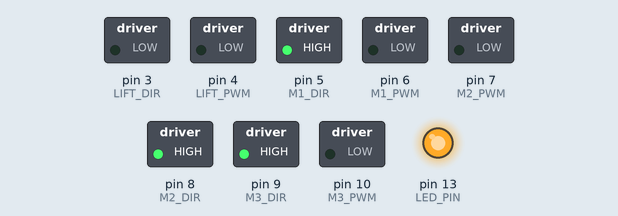
Simulated run of this program. Board: Arduino Uno, built with avr-gcc and run on an emulated ATmega328P. Shown: switched loads named in the program (green lamp = pin HIGH), output pins drawn as LEDs (lit = HIGH).

Above: at 1.1 s.
At 3.73 s:
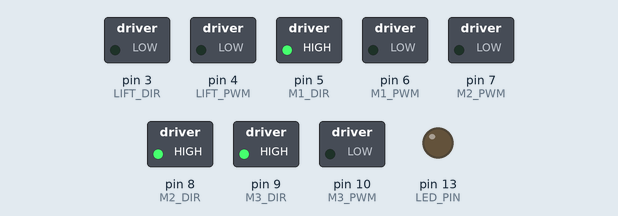
Timing chart, 0 to 4.0 s (numbered marks = the images above):
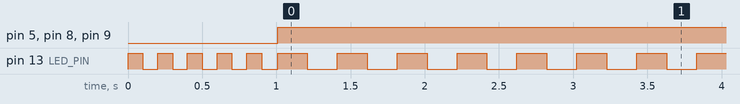

The program:

main.cpp
```cpp
/*
Huge thanks to those who have derived the kinematic conrrols for omni-directional robots. This hackpack comes with an optional educational reading that I highly reccomend: (Siradjuddin, Indrazno. "Kinematics and control a three wheeled omnidirectional mobile robot." Int. J. Electr. Electron. Eng 6.12 (2019): 1-6.) [https://www.internationaljournalssrg.org/IJEEE/2019/Volume6-Issue12/IJEEE-V6I12P101.pdf]

Amazingly the relationship of the wheel speeds of the robot to its overall speed vector is algebraically linear.  The formula also works for any relative wheel angle and can easily be expanded to include more wheels. This gives a mathematically deterministic way to get the robot from A to B defined by two translation variables and one rotation variable, a powerful tool.

Combining this with a gyroscope allows for a true field oriented drive-- where  joystick commands always will move the robot forwards relative to you, despite which way the robot is facing. For those of you willing to take on the challenge, this is a great hack to try!
*/
#include <Arduino.h>
#include "config.h"
#include "sbus.h"
#include "FrSkySBUS.h"

#define M1_DIR 5
#define M1_PWM 6
#define M2_DIR 8
#define M2_PWM 7
#define M3_DIR 9
#define M3_PWM 10

#define LIFT_DIR 3
#define LIFT_PWM 4

#define LED_PIN 13  // Built-in LED for status indication


//>>>>>>>>>>>>>>>>>>>>>>>>>> KEY ROBOT VARIABLES <<<<<<<<<<<<<<<<<<<<<<<<<<<<<<<
//SBUS Setup ----------------------------------------------------
// SBUS uses hardware Serial (D0 = RX, D1 = TX) with inverted signal
// IMPORTANT: Disconnect SBUS wire from D0 before uploading code!
bfs::SbusRx sbus_rx(&Serial);
SBUSManager rc;

// Channel mapping
#define CH_FORWARD_BACK  0  // Channel 1: Forward/Backward drive
#define CH_STRAFE        1  // Channel 2: Left/Right strafe
#define CH_ROTATE        2  // Channel 3: Rotate left/right
#define CH_LIFT          3  // Channel 4: Lift up/down

//Remote Commands ----------------------------------------------------
// remote command: drive vector (in velocities) {v_x, v_y, omega}
int vSpeed[3];
// remote command: for forklift, continuous control -100 to +100
int liftControl = 0;

//Robot Physical Parameters -------------------------------------
double angleWheel1 = 90.0;
double angleWheel2 = 210.0;
double angleWheel3 = 330.0;

// Equation puts wheel 1 facing forwards. This rotates the robot's "front" ccw.
double localAngle = 60.0;
//double gyroAngle;
// Radius of wheel center to robot center
double botRadius = 100.0;
// Radius of omniwheel
double wheelRadius = 35.0;

// stores each calculated wheel speed for a given commanded vector {w1, w2, w3}.
double wheelSpeeds[3];

// tuning paratmeter to get linearized motor speed.
double tune = 1;

// strafing timer variable for catching odd remote behavior
unsigned long lastStrafe = 0;

// Status LED variables
unsigned long lastLedBlink = 0;
bool ledState = false;
unsigned long sbusLastReceived = 0;


// pre-define FUNCTIONS ---------------------------------------------
void moveBot();
void getWheelSpeeds(float* wheelList);
void driveWheels(float* speeds, float maxSpeed);
void driveLift();


// >>>>>>>>>>>>>>>>>>>>>>>>>>>>>>>>> SETUP <<<<<<<<<<<<<<<<<<<<<<<<<<<<<<<<<<<<<
void setup() {
  // Initialize SBUS on hardware Serial (D0/D1)
  // This configures Serial at 100kbaud, 8E2, inverted
  sbus_rx.Begin();

  // Setup status LED
  pinMode(LED_PIN, OUTPUT);
  digitalWrite(LED_PIN, LOW);

  // Setup motor pins
  pinMode(M1_DIR, OUTPUT);
  pinMode(M1_PWM, OUTPUT);
  pinMode(M2_DIR, OUTPUT);
  pinMode(M2_PWM, OUTPUT);
  pinMode(M3_DIR, OUTPUT);
  pinMode(M3_PWM, OUTPUT);
  pinMode(LIFT_DIR, OUTPUT);
  pinMode(LIFT_PWM, OUTPUT);

  // Blink LED rapidly 5 times to show startup
  for (int i = 0; i < 5; i++) {
    digitalWrite(LED_PIN, HIGH);
    delay(100);
    digitalWrite(LED_PIN, LOW);
    delay(100);
  }
}


// >>>>>>>>>>>>>>>>>>>>>>>>>>>>>>>>> LOOP <<<<<<<<<<<<<<<<<<<<<<<<<<<<<<<<<<<<<<
void loop() {
  // Read SBUS data
  if (sbus_rx.Read()) {
    sbusLastReceived = millis();  // Track last successful read
    rc.update(sbus_rx.data());

    // Map SBUS channels to velocity vector
    // Use toPercent() to get -100 to +100 range
    int forward_back = rc[CH_FORWARD_BACK].toPercent();   // -100 to +100
    int strafe = rc[CH_STRAFE].toPercent();                // -100 to +100
    int rotate = rc[CH_ROTATE].toPercent();                // -100 to +100
    int lift = rc[CH_LIFT].toPercent();                    // -100 to +100

    // Convert to velocity vector (scale to ±maxSpeed range)
    // Note: vSpeed values are normalized (-1 to +1) for kinematics, not PWM values
    vSpeed[0] = strafe;        // X velocity (strafe left/right)
    vSpeed[1] = forward_back;  // Y velocity (forward/back)
    vSpeed[2] = rotate;        // Omega (rotation)

    // Update lift control
    liftControl = lift;

    // Failsafe handling
    if (sbus_rx.data().failsafe || sbus_rx.data().lost_frame) {
      // Stop all motors on signal loss
      vSpeed[0] = 0;
      vSpeed[1] = 0;
      vSpeed[2] = 0;
      liftControl = 0;
      digitalWrite(LED_PIN, HIGH);  // Solid LED on failsafe
    }
  }

  // LED Status Indicator
  // Fast blink (200ms): Receiving valid SBUS data (normal operation)
  // Very fast blink (100ms): Receiving bytes but not valid SBUS (likely inverted signal!)
  // Slow blink (1000ms): No bytes at all (check connection)
  // Solid ON: Failsafe active (handled above)
  if (!(sbus_rx.data().failsafe || sbus_rx.data().lost_frame)) {
    unsigned long timeSinceLastSbus = millis() - sbusLastReceived;
    unsigned long blinkInterval;

    // Determine blink rate based on what we're receiving
    if (timeSinceLastSbus < 500) {
      blinkInterval = 200;  // Valid SBUS - fast blink
    } else if (Serial.available() > 0) {
      blinkInterval = 100;  // Receiving bytes but not valid SBUS - very fast blink (INVERTER NEEDED!)
    } else {
      blinkInterval = 1000;  // No bytes - slow blink
    }

    if (millis() - lastLedBlink > blinkInterval) {
      lastLedBlink = millis();
      ledState = !ledState;
      digitalWrite(LED_PIN, ledState);
    }
  }

  // Execute motor control
  moveBot();
}


// >>>>>>>>>>>>>>>>>>>>>>>> ROBOT ACTION FUNCTIONS <<<<<<<<<<<<<<<<<<<<<<<<<<<<<
// prepare motors to coorinate bot movements
void moveBot(){
  float wheelSpeeds[3];
  getWheelSpeeds(wheelSpeeds);
  driveWheels(wheelSpeeds, maxSpeed);
  driveLift();
}

// Addresses motor controllers to drive wheels at caclulated speeds
void driveWheels(float* speeds, float maxSpeed){
  //drive all motors at calculated speeds
  float topWheelSpeed = max(max(abs(speeds[0]), abs(speeds[1])), abs(speeds[2]));

  wheelSpeeds[0] = speeds[0] / topWheelSpeed;
  wheelSpeeds[1] = speeds[1] / topWheelSpeed;
  wheelSpeeds[2] = speeds[2] / topWheelSpeed;

  if(speeds[0] < 0){
    wheelSpeeds[0] = - pow(abs(wheelSpeeds[0]), tune) * maxSpeed;
  } else {
    wheelSpeeds[0] = pow(wheelSpeeds[0], tune) * maxSpeed;
  }
  if(speeds[1] < 0){
    wheelSpeeds[1] = - pow(abs(wheelSpeeds[1]), tune) * maxSpeed;
  } else {
    wheelSpeeds[1] = pow(wheelSpeeds[1], tune) * maxSpeed;
  }
  if(speeds[2] < 0){
    wheelSpeeds[2] = - pow(abs(wheelSpeeds[2]), tune) * maxSpeed;
  } else {
    wheelSpeeds[2] = pow(wheelSpeeds[2], tune) * maxSpeed;
  }

  if(flipM1){
     wheelSpeeds[0] = - wheelSpeeds[0];
  }
  if(flipM2){
     wheelSpeeds[1] = - wheelSpeeds[1];
  }
  if(flipM3){
     wheelSpeeds[2] = - wheelSpeeds[2];
  }


  if(wheelSpeeds[0] < 0){
    digitalWrite(M1_DIR, LOW);
  } else {
    digitalWrite(M1_DIR, HIGH);
  }
  analogWrite(M1_PWM, int(abs(wheelSpeeds[0])));

  if(wheelSpeeds[1] < 0){
    digitalWrite(M2_DIR, LOW);
  } else {
    digitalWrite(M2_DIR, HIGH);
  }
  analogWrite(M2_PWM, int(abs(wheelSpeeds[1])));

  if(wheelSpeeds[2] < 0){
    digitalWrite(M3_DIR, LOW);
  } else {
    digitalWrite(M3_DIR, HIGH);
  }
  analogWrite(M3_PWM, int(abs(wheelSpeeds[2])));
}

// Moves lift motor with proportional speed control based on SBUS input
void driveLift(){
  if(abs(liftControl) > SBUS_DEADBAND) {  // Outside deadband
    // Calculate proportional speed (map 10-100 to minimum speed to maxSpeed)
    int speed = map(abs(liftControl), SBUS_DEADBAND, 100, 100, maxSpeed);

    if(flipM4){
      if(liftControl > 0){  // Lift up
        digitalWrite(LIFT_DIR, LOW);
        analogWrite(LIFT_PWM, speed);
      } else {  // Lift down
        digitalWrite(LIFT_DIR, HIGH);
        analogWrite(LIFT_PWM, speed);
      }
    } else {
      if(liftControl > 0){  // Lift up
        digitalWrite(LIFT_DIR, HIGH);
        analogWrite(LIFT_PWM, speed);
      } else {  // Lift down
        digitalWrite(LIFT_DIR, LOW);
        analogWrite(LIFT_PWM, speed);
      }
    }
  } else {  // Within deadband - stop motor
    analogWrite(LIFT_PWM, 0);
  }
}


// >>>>>>>>>>>>>>>>>>>>>>>>>> INVERSE KINEMATICS <<<<<<<<<<<<<<<<<<<<<<<<<<<<<<<
// calculates speed of each wheel based of commanded speed vector. Forumlas are in the linked reading!
void getWheelSpeeds(float* wheelList) {
  double botAngle = localAngle; //+ gyroAngle;

  // 0.0174533 converts deg to rad
  wheelList[0] = (-sin((botAngle + angleWheel1) * 0.0174533)
                * cos(botAngle * 0.0174533) * vSpeed[0] + cos((botAngle + angleWheel1) * 0.0174533) * cos(botAngle * 0.0174533) * vSpeed[1] + botRadius * vSpeed[2]) / wheelRadius;

  wheelList[1] = (-sin((botAngle + angleWheel2) * 0.0174533)
                * cos(botAngle * 0.0174533) * vSpeed[0] + cos((botAngle + angleWheel2) * 0.0174533) * cos(botAngle * 0.0174533) * vSpeed[1] + botRadius * vSpeed[2])/ wheelRadius;
  wheelList[2] = (-sin((botAngle + angleWheel3) * 0.0174533)
                * cos(botAngle * 0.0174533) * vSpeed[0] + cos((botAngle + angleWheel3) * 0.0174533) * cos(botAngle * 0.0174533) * vSpeed[1] + botRadius * vSpeed[2])/ wheelRadius;
}
```

config.h
```cpp
// SBUS Configuration
// SBUS uses hardware Serial (D0=RX, D1=TX) - pins are fixed
const int SBUS_DEADBAND = 10;  // ±10% deadband for stick centering

// Maximum motor duty cycle [0 - 255]
uint8_t maxSpeed = 255;

// motor flipping
bool flipM1 = false;
bool flipM2 = false;
bool flipM3 = false;
bool flipM4 = true;
```

Measured:
- by itself, pin 5 (M1_DIR), pin 8 (M2_DIR), pin 9 (M3_DIR): LOW → HIGH at 1.0 s
- by itself, pin 13 (LED_PIN): goes 4 × (LOW 0.10 s, HIGH 0.10 s), LOW 0.11 s, 320 × (HIGH 0.20 s, LOW 0.20 s), then HIGH
